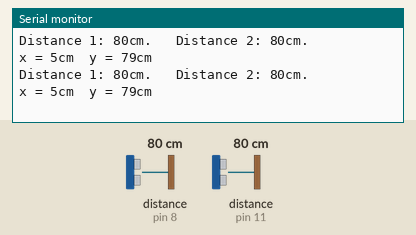
Recording of a sketch running on a simulated Arduino Uno, built with avr-gcc and run on an emulated ATmega328P. Parts: the last lines printed to the serial monitor. Wiring (inferred from the names in the program): 2 × ultrasonic range finder: trigger pin 7, echo pin 8 / trigger pin 10, echo pin 11. The test bench sets the inputs (shaded band); at power-on: distance to the obstacle (sensors on pin 8, pin 11) 80 cm. The echo pulse lasts 58.3 µs per cm.

Above: at 1.8 s.
1.9 s: distance to the obstacle (sensor on pin 8) set to 94 cm
At 2.9 s:
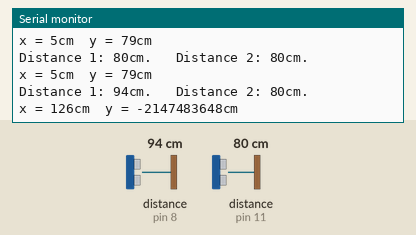
3.4 s: distance to the obstacle (sensor on pin 8) set to 105 cm
At 4.9 s:
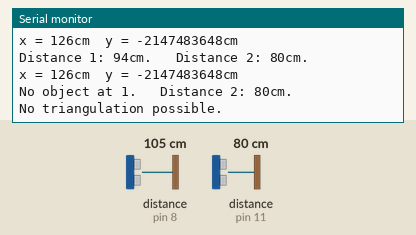
11.6 s: distance to the obstacle (sensor on pin 11) set to 103 cm
At 12.9 s:
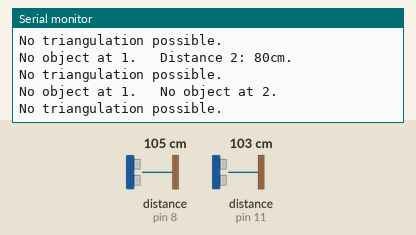
13.1 s: distance to the obstacle (sensor on pin 11) set to 96 cm
At 14.0 s:
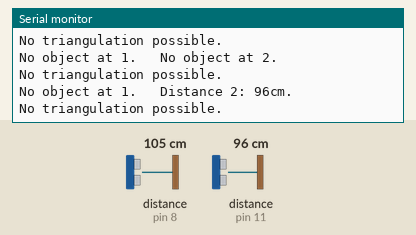

Measured:
- the behaviour switches between 99 and 100 cm on distance to the obstacle (sensor on pin 8) (found by bisection; images 1 and 2)
- after the input at 1.9 s, the serial monitor: prints a new line after 0.13 s (image 1)
- after the input at 3.4 s, the serial monitor: prints a new line after 0.67 s (image 2)
- after the input at 11.6 s, the serial monitor: prints a new line after 0.59 s (image 3)
- after the input at 13.1 s, the serial monitor: prints a new line after 0.11 s (image 4)

The sketch:

two_transducer_triangulation.ino
```cpp
const int trigPin1 = 7;
const int echoPin1 = 8;

const int trigPin2 = 10;
const int echoPin2 = 11;

const int sep = 10;// list in CENTIMETRES
const int threshold = 100;


void setup() {
  // initialize serial communication:
  Serial.begin(9600);
  pinMode(trigPin1,OUTPUT);
  pinMode(echoPin1,INPUT);

  pinMode(trigPin2,OUTPUT);
  pinMode(echoPin2,INPUT);
}

void loop() {
  // establish variables
  long duration1, duration2, cm1, cm2, x, y;


  // Give a short LOW pulse beforehand to ensure a clean HIGH pulse:


  // for 1st transducer (pin 7/8)
  digitalWrite(trigPin1, LOW);
  delayMicroseconds(2);
  digitalWrite(trigPin1, HIGH);
  delayMicroseconds(10);
  digitalWrite(trigPin1, LOW);

  duration1 = pulseIn(echoPin1, HIGH);

  delayMicroseconds(30);

  // for 2nd transducer (pin 10/11)
  digitalWrite(trigPin2, LOW);
  delayMicroseconds(2);
  digitalWrite(trigPin2, HIGH);
  delayMicroseconds(10);
  digitalWrite(trigPin2, LOW);

  duration2 = pulseIn(echoPin2, HIGH);

  // convert the time into a distance
  cm1 = microsecondsToCentimeters(duration1);
  cm2 = microsecondsToCentimeters(duration2);

  x = triangulatex(cm1, cm2, sep);
  y = triangulatey(cm1, x);


  if (cm1 < threshold) {
    Serial.print("Distance 1: ");
    Serial.print(cm1);
    Serial.print("cm.   ");
  } else {
    Serial.print("No object at 1.   ");
  }
  if (cm2 < threshold) {
    Serial.print("Distance 2: ");
    Serial.print(cm2);
    Serial.print("cm.   ");
  } else {
    Serial.print("No object at 2.   ");
  }
  Serial.println();
  if ((cm1 < threshold) && (cm2 < threshold)) {
      Serial.print("x = ");
      Serial.print(x);
      Serial.print("cm  ");
      Serial.print("y = ");
      Serial.print(y);
      Serial.print("cm");
      Serial.println();
    } else {
      Serial.println("No triangulation possible.");
    }


  delay(1000);
}


long microsecondsToCentimeters(long microseconds) {
  // The speed of sound is 340 m/s or 29 microseconds per centimeter.
  // The sound travels out and back, so to find the distance of the object we
  // take half of the distance travelled.
  return microseconds / 29 / 2;
}

long triangulatex(long cm1,long cm2,long sep) {
  return (sep*sep + cm1*cm1 - cm2*cm2)/(2*sep);
}

long triangulatey(long cm1, long x) {
  return sqrt(cm1*cm1 - x*x);
}
```
